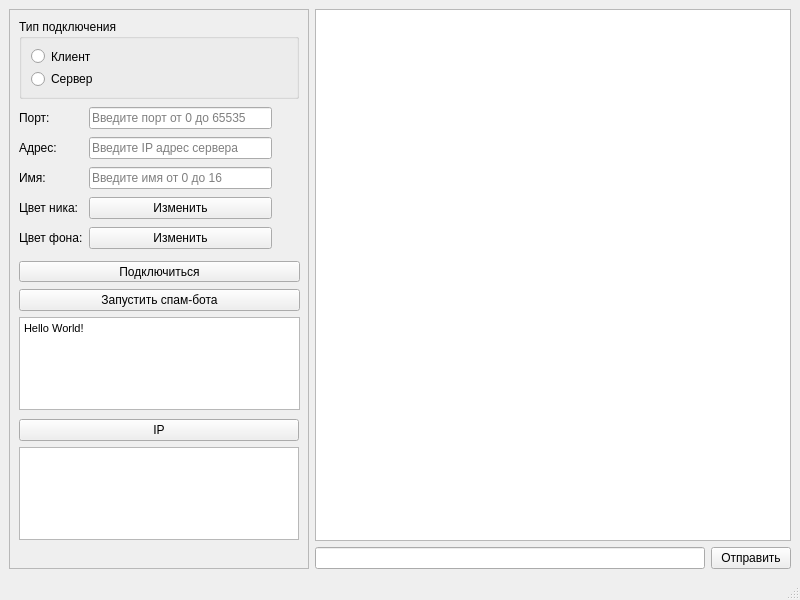
<?xml version="1.0" encoding="UTF-8"?>
<ui version="4.0">
 <class>TCP</class>
 <widget class="QMainWindow" name="TCP">
  <property name="geometry">
   <rect>
    <x>0</x>
    <y>0</y>
    <width>800</width>
    <height>600</height>
   </rect>
  </property>
  <property name="windowTitle">
   <string>TCP</string>
  </property>
  <widget class="QWidget" name="centralwidget">
   <layout class="QGridLayout" name="gridLayout">
    <item row="0" column="0" rowspan="2">
     <widget class="QFrame" name="frame">
      <property name="sizePolicy">
       <sizepolicy hsizetype="Fixed" vsizetype="Preferred">
        <horstretch>0</horstretch>
        <verstretch>0</verstretch>
       </sizepolicy>
      </property>
      <property name="minimumSize">
       <size>
        <width>300</width>
        <height>540</height>
       </size>
      </property>
      <property name="frameShape">
       <enum>QFrame::StyledPanel</enum>
      </property>
      <property name="frameShadow">
       <enum>QFrame::Plain</enum>
      </property>
      <widget class="QWidget" name="widget_ip" native="true">
       <property name="geometry">
        <rect>
         <x>10</x>
         <y>410</y>
         <width>280</width>
         <height>121</height>
        </rect>
       </property>
       <layout class="QVBoxLayout" name="verticalLayout_3">
        <item>
         <widget class="QPushButton" name="pushButton_ip">
          <property name="text">
           <string>IP</string>
          </property>
         </widget>
        </item>
        <item>
         <widget class="QListWidget" name="listWidget_ip">
          <property name="sizePolicy">
           <sizepolicy hsizetype="Minimum" vsizetype="Expanding">
            <horstretch>0</horstretch>
            <verstretch>0</verstretch>
           </sizepolicy>
          </property>
         </widget>
        </item>
       </layout>
      </widget>
      <widget class="QPushButton" name="pushButton_connect">
       <property name="geometry">
        <rect>
         <x>10</x>
         <y>252</y>
         <width>281</width>
         <height>21</height>
        </rect>
       </property>
       <property name="text">
        <string>Подключиться</string>
       </property>
      </widget>
      <widget class="QWidget" name="widget_con" native="true">
       <property name="geometry">
        <rect>
         <x>10</x>
         <y>96</y>
         <width>281</width>
         <height>150</height>
        </rect>
       </property>
       <layout class="QGridLayout" name="gridLayout_2">
        <item row="3" column="0">
         <widget class="QLabel" name="label_color">
          <property name="text">
           <string>Цвет ника:</string>
          </property>
         </widget>
        </item>
        <item row="1" column="1">
         <widget class="QLineEdit" name="lineEdit_address">
          <property name="maximumSize">
           <size>
            <width>16777215</width>
            <height>22</height>
           </size>
          </property>
          <property name="maxLength">
           <number>15</number>
          </property>
          <property name="placeholderText">
           <string>Введите IP адрес сервера</string>
          </property>
         </widget>
        </item>
        <item row="2" column="1">
         <widget class="QLineEdit" name="lineEdit_name">
          <property name="text">
           <string/>
          </property>
          <property name="maxLength">
           <number>16</number>
          </property>
          <property name="placeholderText">
           <string>Введите имя от 0 до 16</string>
          </property>
         </widget>
        </item>
        <item row="1" column="2">
         <widget class="QLabel" name="label_address_i">
          <property name="text">
           <string/>
          </property>
         </widget>
        </item>
        <item row="2" column="0">
         <widget class="QLabel" name="label_name">
          <property name="text">
           <string>Имя:</string>
          </property>
         </widget>
        </item>
        <item row="3" column="1">
         <widget class="QPushButton" name="pushButton_color">
          <property name="text">
           <string>Изменить</string>
          </property>
         </widget>
        </item>
        <item row="0" column="2">
         <widget class="QLabel" name="label_port_i">
          <property name="text">
           <string/>
          </property>
         </widget>
        </item>
        <item row="1" column="0">
         <widget class="QLabel" name="label_address">
          <property name="text">
           <string>Адрес:</string>
          </property>
         </widget>
        </item>
        <item row="3" column="2">
         <widget class="QLabel" name="label_color_i">
          <property name="text">
           <string/>
          </property>
         </widget>
        </item>
        <item row="0" column="1">
         <widget class="QLineEdit" name="lineEdit_port">
          <property name="maxLength">
           <number>5</number>
          </property>
          <property name="placeholderText">
           <string>Введите порт от 0 до 65535</string>
          </property>
         </widget>
        </item>
        <item row="2" column="2">
         <widget class="QLabel" name="label_name_i">
          <property name="minimumSize">
           <size>
            <width>22</width>
            <height>0</height>
           </size>
          </property>
          <property name="text">
           <string/>
          </property>
         </widget>
        </item>
        <item row="0" column="0">
         <widget class="QLabel" name="label_port">
          <property name="text">
           <string>Порт:</string>
          </property>
         </widget>
        </item>
        <item row="4" column="0">
         <widget class="QLabel" name="label_bcolor">
          <property name="text">
           <string>Цвет фона:</string>
          </property>
         </widget>
        </item>
        <item row="4" column="1">
         <widget class="QPushButton" name="pushButton_bcolor">
          <property name="text">
           <string>Изменить</string>
          </property>
         </widget>
        </item>
        <item row="4" column="2">
         <widget class="QLabel" name="label_bcolor_i">
          <property name="text">
           <string/>
          </property>
         </widget>
        </item>
       </layout>
      </widget>
      <widget class="QGroupBox" name="groupBox">
       <property name="geometry">
        <rect>
         <x>10</x>
         <y>10</y>
         <width>280</width>
         <height>80</height>
        </rect>
       </property>
       <property name="sizePolicy">
        <sizepolicy hsizetype="Preferred" vsizetype="Preferred">
         <horstretch>0</horstretch>
         <verstretch>0</verstretch>
        </sizepolicy>
       </property>
       <property name="maximumSize">
        <size>
         <width>16777215</width>
         <height>80</height>
        </size>
       </property>
       <property name="title">
        <string>Тип подключения</string>
       </property>
       <layout class="QVBoxLayout" name="verticalLayout">
        <item>
         <widget class="QRadioButton" name="radioButton_client">
          <property name="text">
           <string>Клиент</string>
          </property>
         </widget>
        </item>
        <item>
         <widget class="QRadioButton" name="radioButton_server">
          <property name="text">
           <string>Сервер</string>
          </property>
         </widget>
        </item>
       </layout>
      </widget>
      <widget class="QWidget" name="widget_bot" native="true">
       <property name="geometry">
        <rect>
         <x>10</x>
         <y>280</y>
         <width>281</width>
         <height>121</height>
        </rect>
       </property>
       <layout class="QVBoxLayout" name="verticalLayout_2">
        <item>
         <widget class="QPushButton" name="pushButton_strtbot">
          <property name="text">
           <string>Запустить спам-бота</string>
          </property>
         </widget>
        </item>
        <item>
         <widget class="QTextEdit" name="textEdit_bot">
          <property name="html">
           <string>&lt;!DOCTYPE HTML PUBLIC &quot;-//W3C//DTD HTML 4.0//EN&quot; &quot;http://www.w3.org/TR/REC-html40/strict.dtd&quot;&gt;
&lt;html&gt;&lt;head&gt;&lt;meta name=&quot;qrichtext&quot; content=&quot;1&quot; /&gt;&lt;style type=&quot;text/css&quot;&gt;
p, li { white-space: pre-wrap; }
&lt;/style&gt;&lt;/head&gt;&lt;body style=&quot; font-family:'MS Shell Dlg 2'; font-size:8.25pt; font-weight:400; font-style:normal;&quot;&gt;
&lt;p style=&quot; margin-top:0px; margin-bottom:0px; margin-left:0px; margin-right:0px; -qt-block-indent:0; text-indent:0px;&quot;&gt;Hello World!&lt;/p&gt;
&lt;p style=&quot;-qt-paragraph-type:empty; margin-top:0px; margin-bottom:0px; margin-left:0px; margin-right:0px; -qt-block-indent:0; text-indent:0px;&quot;&gt;&lt;br /&gt;&lt;/p&gt;&lt;/body&gt;&lt;/html&gt;</string>
          </property>
         </widget>
        </item>
       </layout>
      </widget>
     </widget>
    </item>
    <item row="0" column="1" colspan="2">
     <widget class="QTextEdit" name="textEdit_chat">
      <property name="readOnly">
       <bool>true</bool>
      </property>
     </widget>
    </item>
    <item row="1" column="1">
     <widget class="QLineEdit" name="lineEdit_mes"/>
    </item>
    <item row="1" column="2">
     <widget class="QPushButton" name="pushButton_send">
      <property name="text">
       <string>Отправить</string>
      </property>
     </widget>
    </item>
   </layout>
  </widget>
  <widget class="QMenuBar" name="menubar">
   <property name="geometry">
    <rect>
     <x>0</x>
     <y>0</y>
     <width>800</width>
     <height>20</height>
    </rect>
   </property>
  </widget>
  <widget class="QStatusBar" name="statusbar"/>
 </widget>
 <resources/>
 <connections/>
</ui>
